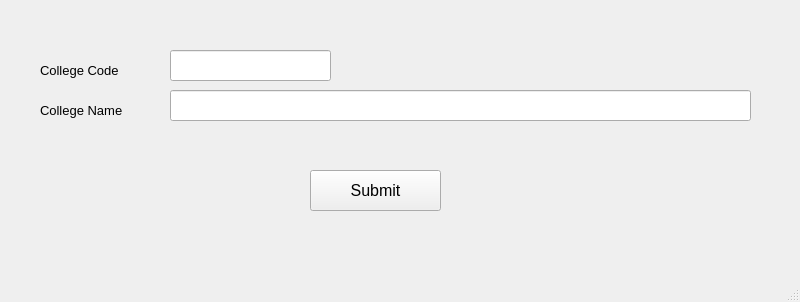
<?xml version="1.0" encoding="UTF-8"?>
<ui version="4.0">
 <class>editCollegeWindow2</class>
 <widget class="QMainWindow" name="editCollegeWindow2">
  <property name="geometry">
   <rect>
    <x>0</x>
    <y>0</y>
    <width>800</width>
    <height>302</height>
   </rect>
  </property>
  <property name="windowTitle">
   <string>Edit College</string>
  </property>
  <widget class="QWidget" name="centralwidget">
   <widget class="QLabel" name="label_2">
    <property name="geometry">
     <rect>
      <x>40</x>
      <y>100</y>
      <width>111</width>
      <height>21</height>
     </rect>
    </property>
    <property name="font">
     <font>
      <pointsize>10</pointsize>
     </font>
    </property>
    <property name="text">
     <string>College Name</string>
    </property>
   </widget>
   <widget class="QLabel" name="label">
    <property name="geometry">
     <rect>
      <x>40</x>
      <y>60</y>
      <width>111</width>
      <height>21</height>
     </rect>
    </property>
    <property name="font">
     <font>
      <pointsize>10</pointsize>
     </font>
    </property>
    <property name="text">
     <string>College Code</string>
    </property>
   </widget>
   <widget class="QPushButton" name="submitCollege">
    <property name="geometry">
     <rect>
      <x>310</x>
      <y>170</y>
      <width>131</width>
      <height>41</height>
     </rect>
    </property>
    <property name="font">
     <font>
      <pointsize>12</pointsize>
     </font>
    </property>
    <property name="text">
     <string>Submit</string>
    </property>
   </widget>
   <widget class="QLineEdit" name="collegeNameNew">
    <property name="geometry">
     <rect>
      <x>170</x>
      <y>90</y>
      <width>581</width>
      <height>31</height>
     </rect>
    </property>
    <property name="font">
     <font>
      <pointsize>10</pointsize>
     </font>
    </property>
   </widget>
   <widget class="QLineEdit" name="collegeCodeNew">
    <property name="geometry">
     <rect>
      <x>170</x>
      <y>50</y>
      <width>161</width>
      <height>31</height>
     </rect>
    </property>
    <property name="font">
     <font>
      <pointsize>10</pointsize>
     </font>
    </property>
   </widget>
  </widget>
  <widget class="QMenuBar" name="menubar">
   <property name="geometry">
    <rect>
     <x>0</x>
     <y>0</y>
     <width>800</width>
     <height>26</height>
    </rect>
   </property>
  </widget>
  <widget class="QStatusBar" name="statusbar"/>
 </widget>
 <resources/>
 <connections/>
</ui>
